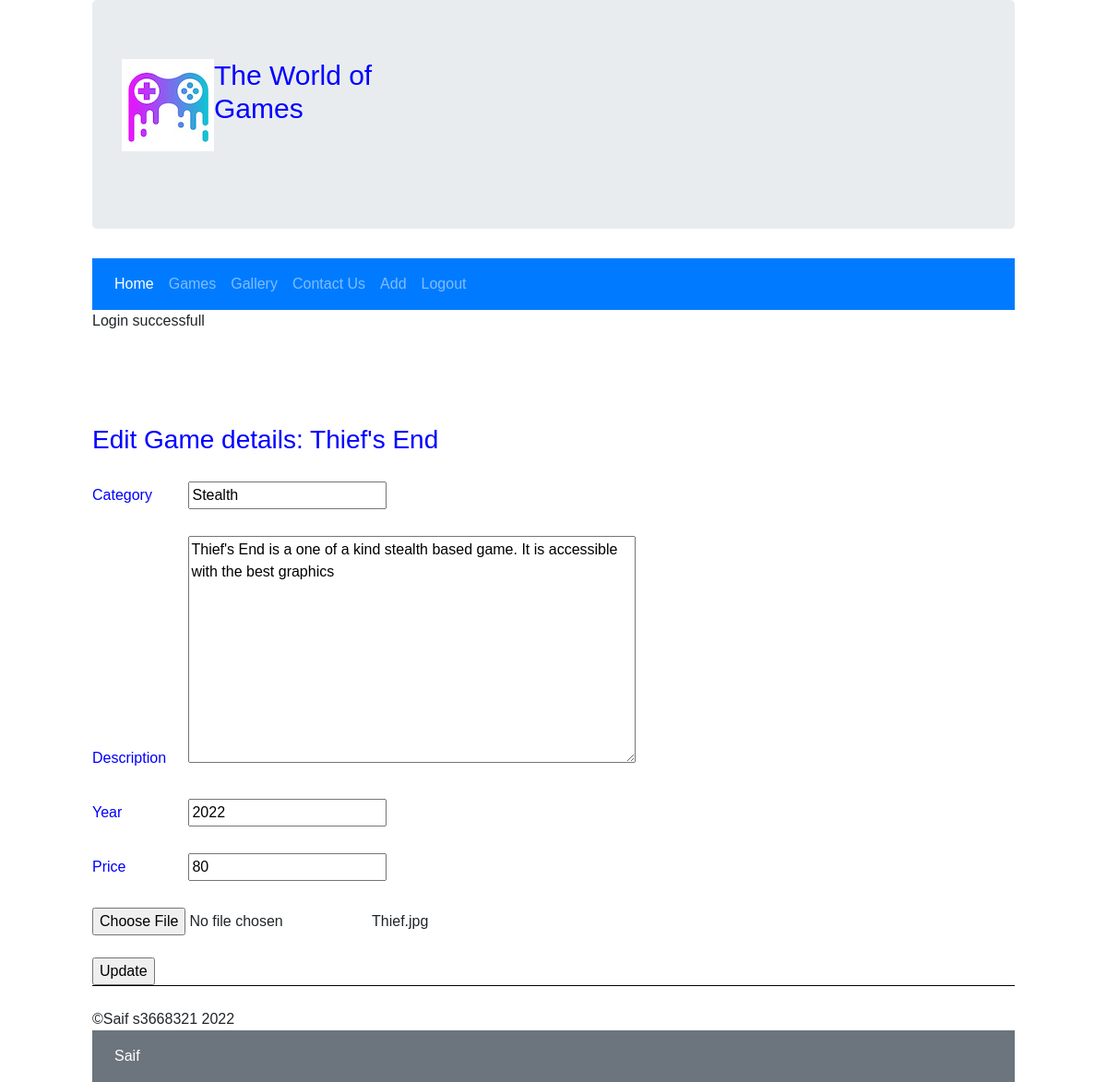
The page /edit_form.php?id=1 (signed in) on the database its author committed.
### tables this page shows
CREATE TABLE `game` (
  `game_id` bigint(20) UNSIGNED NOT NULL,
  `name` text DEFAULT NULL,
  `category` text DEFAULT NULL,
  `year` year(4) DEFAULT NULL,
  `price` double DEFAULT NULL,
  `description` text DEFAULT NULL,
  `image` text DEFAULT NULL,
  `developername` text DEFAULT NULL
);

### edit_form.php (the view, shortened to what this page needs)
<?php
require_once("includes/db_connect.inc");
include("includes/header.inc");
include("includes/nav.inc");
if (!empty($_GET['id'])) {
    $id = $_GET['id'];
    $sql = "select * from game where game_id=?";
    $stmt = $conn->prepare($sql);
    $stmt->bind_param("i", $id);
    $stmt->execute();
    $records = $stmt->get_result();
    foreach ($records as $row) {
?>
        <?php if (isset($_SESSION['developername'])) { ?>
            <form method="post" action="edit_process.php" enctype="multipart/form-data">
                <h3>Edit Game details: <?php echo $row['name'] ?> </h3>
                <br><br>
                <label>Category</label>
                <input type="text" name="category" value="<?php echo $row['category'] ?>">
                <br><br>
                <label>Description</label>
                <textarea cols="50" rows="10" name="description"><?php echo $row['description'] ?></textarea>
                <br><br>
                <label>Year</label>
                <input type="number" name="year" value="<?php echo $row['year'] ?>">
                <br><br>
                <label>Price</label>
                <input type="number" name="price" value="<?php echo $row['price'] ?>">
                <br><br>
                <input type="file" name="image"><span><?php echo $row['image'] ?></span>
                <br><br>
                <input type="submit" name="submit" value="Update" />
            </form>
        <?php
        } else {
            $_SESSION['err'] = "Login required to edit game";
        }
        ?>
<?php
    }
}
include("includes/footer.inc");
?>

### games.css (style rules this page uses)
body { width: 1000px; margin: auto; font-family: Verdana, Geneva, Tahoma, sans-serif; }
h3 { color: blue; clear: both; margin-top: 100px; margin-bottom: -20px; }
label { width: 100px; display: inline-block; color: blue; }

### rows shown on the page
game: name "Thief's End", category "Stealth", description "Thief's End is a one of a kind stealth based game. It is accessible with the best graphics", year "2022", price "80", image "Thief.jpg"

### other values the page prints
$_SESSION['usrmsg'] "Login successfull"
$row['developername'] "Saif"
